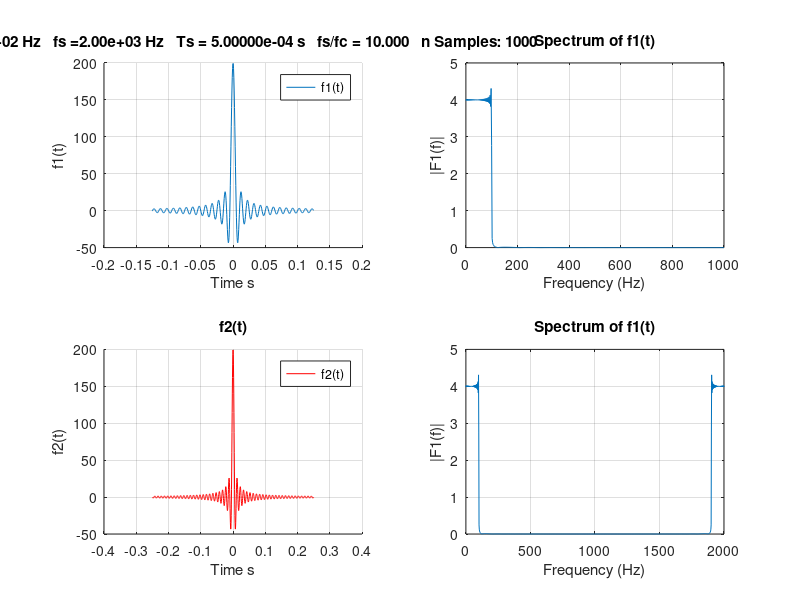
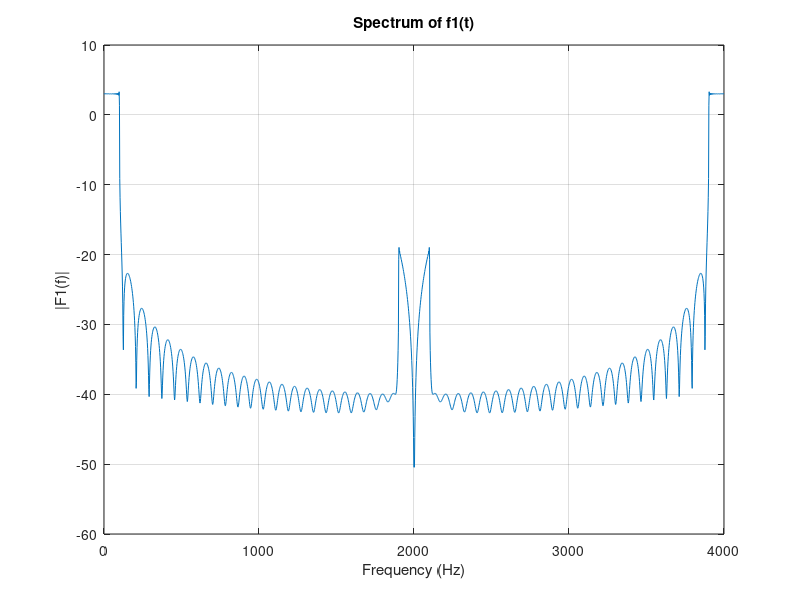

The MATLAB script that drew these images, in order:
% KardinalSinus test
%

delete(findall(0,'type','line'))    % Inhalte der letztem plots löschen, figure handle behalten


fc=200;
Tc=1/fc;
fs=2000;
Ts=1/fs;
L=1000;

t=[-(L-1)/2:1:(L-1)/2]*Ts;
%t=[0:L-1]*Ts;

f1=fc*sinc(fc*t);

% f1 um x2 Interpolieren
%

f1Interpol=zeros(1,2*length(f1));
length(f1);
length(f1Interpol);

j=1;

for k=1:length(f1)-1
    f1Interpol(j)=f1(k);
    f1Interpol(j+1)=(f1(k+1)+f1(k))/2;
    j=j+2;
end

% 
f2=f1;

% fn=figure(33);
% plot(t,rec)

p2=figure(2);
subplot(221);
hold on;
plot(t(L/4:L*3/4),f1(L/4:L*3/4));grid on;
hold off;
legend('f1(t)');
title('f1(t)')
xlabel('Time s')
ylabel('f1(t)')

title(['fc =' num2str(fc,'%.2e') ' Hz'...
       '   fs =' num2str(fs,'%.2e') ' Hz'...
       '   Ts = ' num2str(1/fs,'%.5e') ' s'...
       '   fs/fc = ' num2str(fs/fc,'%.3f')...
       '   n Samples: ' num2str(length(t),'%i')...
       ])

subplot(223);
hold on;
plot(t,f1,'r');grid on;
%plot(t,rec);grid on;
hold off;
%ylim([min(sr) max(sr)]);
%set(gca,'XTick',(-10*fc:10*fc));
%set(gca,'YTick',(0:0.1:2));
legend('f2(t)');
title('f2(t)')
xlabel('Time s')
ylabel('f2(t)')



Fs = fs;                    % Sampling frequency
T = 1/Fs;                     % Sample time
NFFT = 2^nextpow2(L); % Next power of 2 from length of y
Y = fft(f1,NFFT)/L;

f = Fs/2*linspace(0,1,NFFT/2+1);
% Plot single-sided amplitude spectrum.
subplot(222);
plot(f,2*abs(Y(1:NFFT/2+1)));grid on; 
title('Spectrum of f1(t)')
xlabel('Frequency (Hz)')
ylabel('|F1(f)|')

subplot(224);
ffull=Fs*linspace(0,1,NFFT);
% Plot single-sided amplitude spectrum.
plot(ffull,2*abs(Y));grid on; 
title('Spectrum of f1(t)')
xlabel('Frequency (Hz)')
ylabel('|F1(f)|')

% Plot Interpol. Spektrum
%

Fs = 2*Fs;                    % Sampling frequency
T = 1/Fs;                     % Sample time
Li=2*L;
NFFT = 2^nextpow2(Li); % Next power of 2 from length of y
Yint = fft(f1Interpol,NFFT)/Li;

pint=figure(3);
ffull=Fs*linspace(0,1,NFFT);
% Plot single-sided amplitude spectrum.
plot(ffull,10*log10(abs(Yint)));grid on; 
title('Spectrum of f1(t)')
xlabel('Frequency (Hz)')
ylabel('|F1(f)|')


% set(gca,'XTick',(0:1/fc:n*(1/fc))*UNIT);
% set(gca,'YTick',(-ymax3:(2*ymax3)/10:ymax3));
% xlabel('Periode n*Tc / ns');
% ylim([-ymax3 ymax3]);
